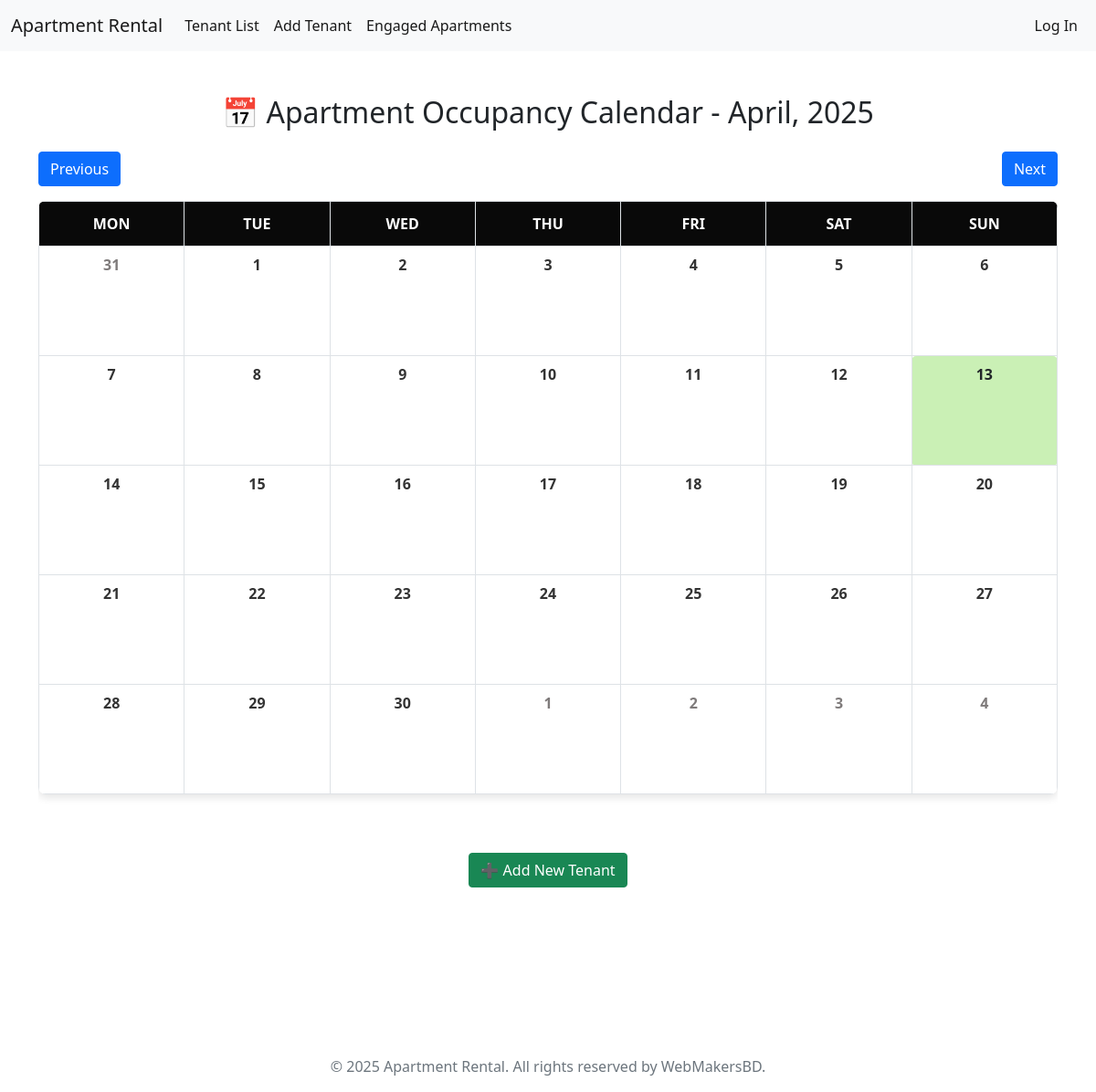
/calendar/2025/4/, run on an earlier commit of the app's database.
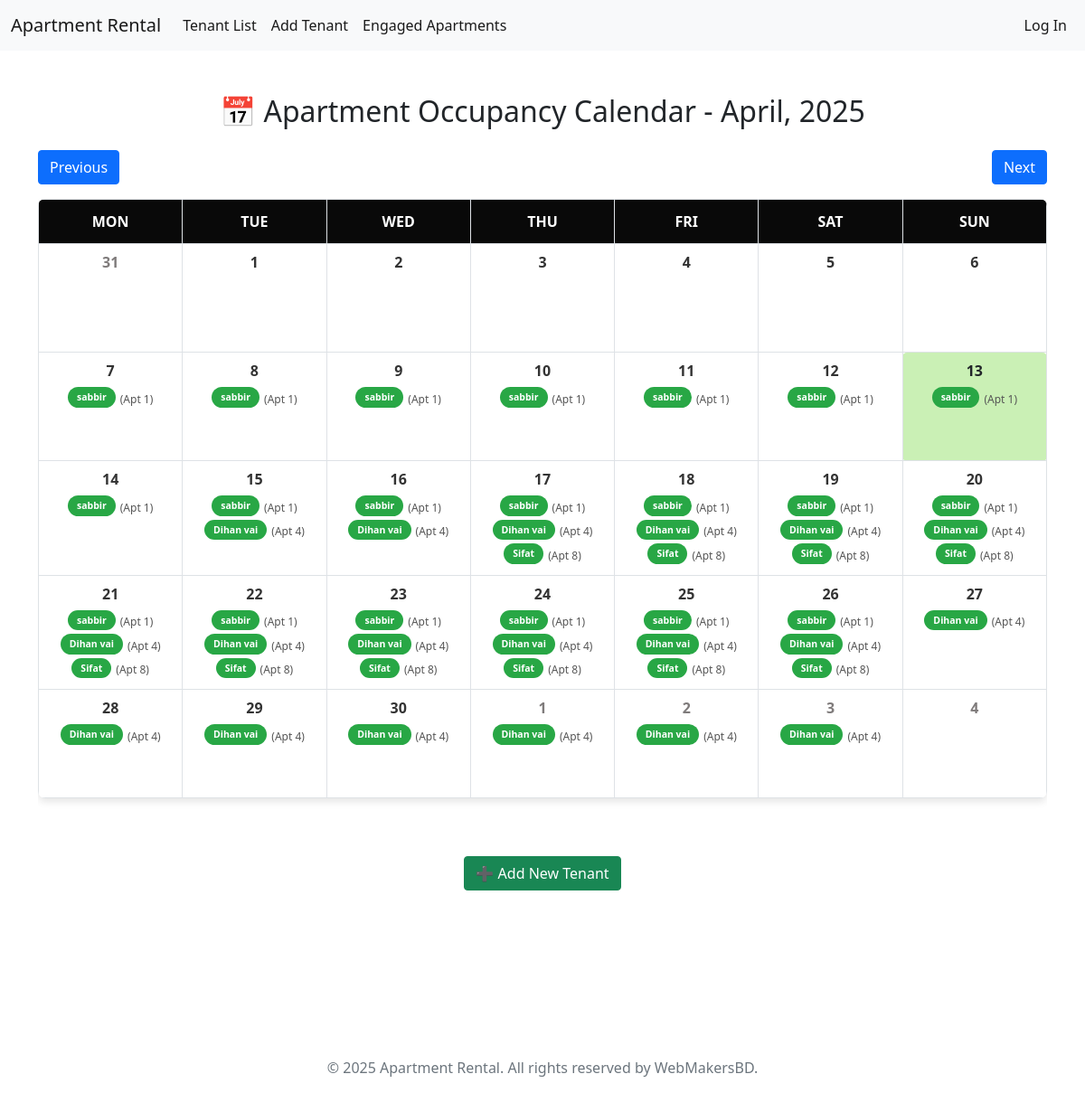
And on a later commit of the database.
### calendar_app/models.py (models this page shows, shortened)
class CalendarEvent(models.Model):
    tenant = models.ForeignKey(Tenant, on_delete=models.CASCADE)
    apartment = models.ForeignKey(Apartment, on_delete=models.CASCADE)
    start_date = models.DateField()
    end_date = models.DateField()

### tenants/models.py (models this page shows, shortened)
class Tenant(models.Model):
    choices = [
        ('will_arrive', 'Will Arrive'),
        ('living', 'Living'),
        ('moved_out', 'Moved Out'),
    ]
    name = models.CharField(max_length=50)
    contact = models.CharField(max_length=15)
    apartment = models.ForeignKey(Apartment, on_delete=models.CASCADE)
    move_in_date = models.DateTimeField()
    move_out_date = models.DateTimeField(null=True, blank=True)
    remarks = models.TextField(blank=True, null=True, help_text="Additional details about the tenant.")
    status = models.CharField(max_length=15, choices=choices,)

class Apartment(models.Model):
    number = models.PositiveIntegerField(unique=True)
    is_booked = models.BooleanField(default=False)

### calendar_app/views.py (the view)
# urls.py: path('<int:year>/<int:month>/', views.calendar_view, name='calendar_view'),
def calendar_view(request, year, month):
    today = datetime.today()  # Get today's date
    today_date = today.day  # Extract current day
    today_month = today.month  # Extract current month
    today_year = today.year  # Extract current year
    year = year or today.year  # Use provided year or fallback to current year
    if month > 12 or month < 1:
        month = today.month
    first_day_of_month = datetime(year, month, 1)
    _, total_days = calendar.monthrange(year, month)
    prev_month = month - 1 if month > 1 else 12
    prev_year = year if month > 1 else year - 1
    next_month = month + 1 if month < 12 else 1
    next_year = year if month < 12 else year + 1
    _, prev_month_days = calendar.monthrange(prev_year, prev_month)
    month_calendar = []  # Stores the entire month's calendar structure
    week = []  # Stores a single week's data
    first_weekday = first_day_of_month.weekday()  # Find the starting weekday (0 = Monday, 6 = Sunday)
    for i in range(first_weekday):
        day = prev_month_days - first_weekday + i + 1
        week.append({"day": day, "month": prev_month, "year": prev_year, "extra": True })
    for day in range(1, total_days + 1):
        week.append({"day": day, "month": month, "year": year, "extra": False})
        if len(week) == 7:  # If a full week is completed, push to month_calendar
            month_calendar.append(week)
            week = []
    next_day = 1
    while len(week) < 7:
        week.append({"day": next_day, "month": next_month, "year": next_year, "extra": True})
        next_day += 1
    if week:
        month_calendar.append(week)
    events = CalendarEvent.objects.filter(
        start_date__year__in=[prev_year, year, next_year],
        start_date__month__in=[prev_month, month, next_month]
    )
    for week in month_calendar:
        for day_info in week:
            date_obj = date(day_info["year"], day_info["month"], day_info["day"])
            day_info["tenants"] = events.filter(start_date__lte=date_obj, end_date__gte=date_obj)
    return render(request, 'calendar_app/calendar.html', {
        'current_date': first_day_of_month,
        'calendar_data': month_calendar,
        'today': today,
        'today_date': today_date,
        'today_month': today_month,
        'today_year': today_year,
        'year': year,
        'month': month,
        'prev_year': prev_year,
        'prev_month': prev_month,
        'next_year': next_year,
        'next_month': next_month,
    })

### templates/calendar_app/calendar.html (shortened to what this page needs)
{% extends "base.html" %}
{% load static %}
{% block extra_head %}
<link rel="stylesheet" href="{% static 'css/calendar_app/calendar.css' %}">
{% endblock %}
{% block content %}
<div class="container mt-5">
    <h2 class="text-center mb-4">📅 Apartment Occupancy Calendar - {{ current_date|date:"F, Y" }}</h2>
    <div class="d-flex justify-content-between mb-3">
        <a href="{% url 'calendar_view' year=prev_year month=prev_month %}" class="btn btn-primary">Previous</a>
        <a href="{% url 'calendar_view' year=next_year month=next_month %}" class="btn btn-primary">Next</a>
    </div>
    <div class="table-responsive">
        <table class="table table-bordered text-center calendar-table">
            <thead class="thead-dark">
                <tr>
                    <th>Mon</th>
                    <th>Tue</th>
                    <th>Wed</th>
                    <th>Thu</th>
                    <th>Fri</th>
                    <th>Sat</th>
                    <th>Sun</th>
                </tr>
            </thead>
            <tbody>
                {% for week in calendar_data %}
                <tr class="calendar-row">
                    {% for day in week %}
                        {% if day %}
                            {% if day.day == today_date and day.month == today_month and day.year == today_year %}
                                <td class="today-cell"
                                onclick="fetchEvents({{ day.year }}, {{ day.month }}, {{ day.day }})">
                                    <div>
                                        <span class="today">{{ day.day }}</span>
                                    </div>
                                    <div class="tenant-list">
                                        {% for tenant in day.tenants|slice:":3" %}
                                            <div class="tenant-item">
                                                <span class="badge tenant-badge">{{ tenant.tenant.name }}</span>
                                                <span class="apt-info">(Apt {{ tenant.apartment.number }})</span>
                                            </div>
                                        {% endfor %}
                                    </div>
                                </td>
                            {% else %}
                                <td class="calendar-cell {% if day.extra %}extra-month{% endif %}"
                                onclick="fetchEvents({{ day.year }}, {{ day.month }}, {{ day.day }})">
                                    <div>
                                        {% if day.extra %}
                                            <span class="extra-month-date">{{ day.day }}</span>
                                        {% else %}
                                            <span class="month-date">{{ day.day }}</span>
                                        {% endif %}
                                    </div>
                                    <div class="tenant-list">
                                        {% for tenant in day.tenants|slice:":3" %}
                                            <div class="tenant-item">
                                                <span class="badge tenant-badge">{{ tenant.tenant.name }}</span>
                                                <span class="apt-info">(Apt {{ tenant.apartment.number }})</span>
                                            </div>
                                        {% endfor %}
                                    </div>
                                </td>
                            {% endif %}
                        {% else %}
                            <td class="empty-cell"></td>
                        {% endif %}
                    {% endfor %}
                </tr>
                {% endfor %}
            </tbody>
        </table>
    </div>
    <br><br>
    <div class = "text-center">
        <a class="btn btn-success mb-3" href="{% url 'add_tenant' %}">
            ➕ Add New Tenant
          </a>
    </div>
</div>
{% endblock %}

### templates/base.html (shortened to what this page needs)
{% load static %}
<!DOCTYPE html>
<html lang="en">
  <head>
    <link
      href="https://cdn.jsdelivr.net/npm/bootstrap@5.0.2/dist/css/bootstrap.min.css"
      rel="stylesheet"
    />
    {% block extra_head %} {% endblock %}
  </head>
  <body>
    <header>
      <nav class="navbar navbar-expand-lg navbar-light bg-light">
        <div class="container-fluid">
            <a class="navbar-brand" href="{% url 'tenant_list' %}">Apartment Rental</a>
            <div class="collapse navbar-collapse" id="navbarSupportedContent">
                <ul class="navbar-nav me-auto mb-2 mb-lg-0">
                    <li class="nav-item">
                        <a class="nav-link active" aria-current="page" href="{% url 'tenant_list' %}">Tenant List</a>
                    </li>
                    <li class="nav-item">
                        <a class="nav-link active" href="{% url 'add_tenant' %}">Add Tenant</a>
                    </li>
                    <li class="nav-item">
                      <a class="nav-link active" href="{% url 'engaged_apartments' %}">Engaged Apartments</a>
                    </li>
                </ul>
                <ul class="navbar-nav ms-auto mb-2 mb-lg-0">
                    {% if user.is_authenticated %}
                    <li class="nav-item dropdown">
                      <a class="nav-link active dropdown-toggle" href="#" role="button" data-bs-toggle="dropdown" aria-expanded="false">
                       Profile ( {{ user.username }} )
                      </a>
                      <ul class="dropdown-menu">
                        <li><a class="dropdown-item" href="{% url 'update_profile' %}">Update Profile</a></li>
                        <li><a class="dropdown-item" href="{% url 'change_password' %}">Change Password</a></li>
                      </ul>
                    </li>
                    <li class="nav-item">
                        <a class="nav-link active" href="{% url 'logout' %}">Log Out</a>
                    </li>
                    {% else %}
                    <li class="nav-item">
                        <a class="nav-link active" href="{% url 'login' %}">Log In</a>
                    </li>
                    {% endif %}
                </ul>
            </div>
        </div>
    </nav>
    </header>
    <main>
      {% block content %}
      {% endblock %}
    </main>
    <br /><br /><br /><br /><br /><br /><br />
    <footer class="footer text-center text-muted">
      <p>&copy; 2025 Apartment Rental. All rights reserved by WebMakersBD.</p>
    </footer>
  </body>
</html>

### static/css/calendar_app/calendar.css (style rules this page uses)
.calendar-table { width: 100%; border-collapse: collapse; background-color: #ffffff; box-shadow: 0px 4px 8px rgba(0, 0, 0, 0.1); border-radius: 8px; overflow: hidden; }
.calendar-table th { background-color: rgb(9, 9, 9); color: #ffffff; font-weight: bold; padding: 12px; text-transform: uppercase; }
.calendar-row { height: 100px; }
.calendar-cell { position: relative; width: 140px; height: 120px; vertical-align: top; cursor: pointer; background-color: #f9f9f9; transition: background 0.3s ease, transform 0.2s ease; padding: 8px; border-radius: 5px; }
.today-cell { position: relative; width: 140px; height: 120px; vertical-align: top; cursor: pointer; background-color: #caf0b5 !important; transition: background 0.3s ease, transform 0.2s ease; padding: 8px; border-radius: 5px; }
.extra-month-date, .month-date { font-size: 16px; font-weight: bold; color: #333; text-align: center; margin-bottom: 6px; }
.extra-month-date { color: #7f7b7b; font-weight: semi-bold; }
.today { font-weight: bold; }
.tenant-list { margin-top: 6px; }
.tenant-item { display: flex; align-items: center; justify-content: center; font-size: 14px; }
.tenant-badge { background-color: #28a745 !important; color: #ffffff; font-weight: bold; padding: 6px 10px; border-radius: 20px; margin-bottom: 4px; }
.apt-info { font-size: 12px; color: #555; margin-left: 5px; }

What changed in the data, as far as the page shows it:
added CalendarEvent: tenant.name "sabbir", apartment.number "1"
added CalendarEvent: tenant.name "Dihan vai", apartment.number "4"
added CalendarEvent: tenant.name "Sifat", apartment.number "8"
